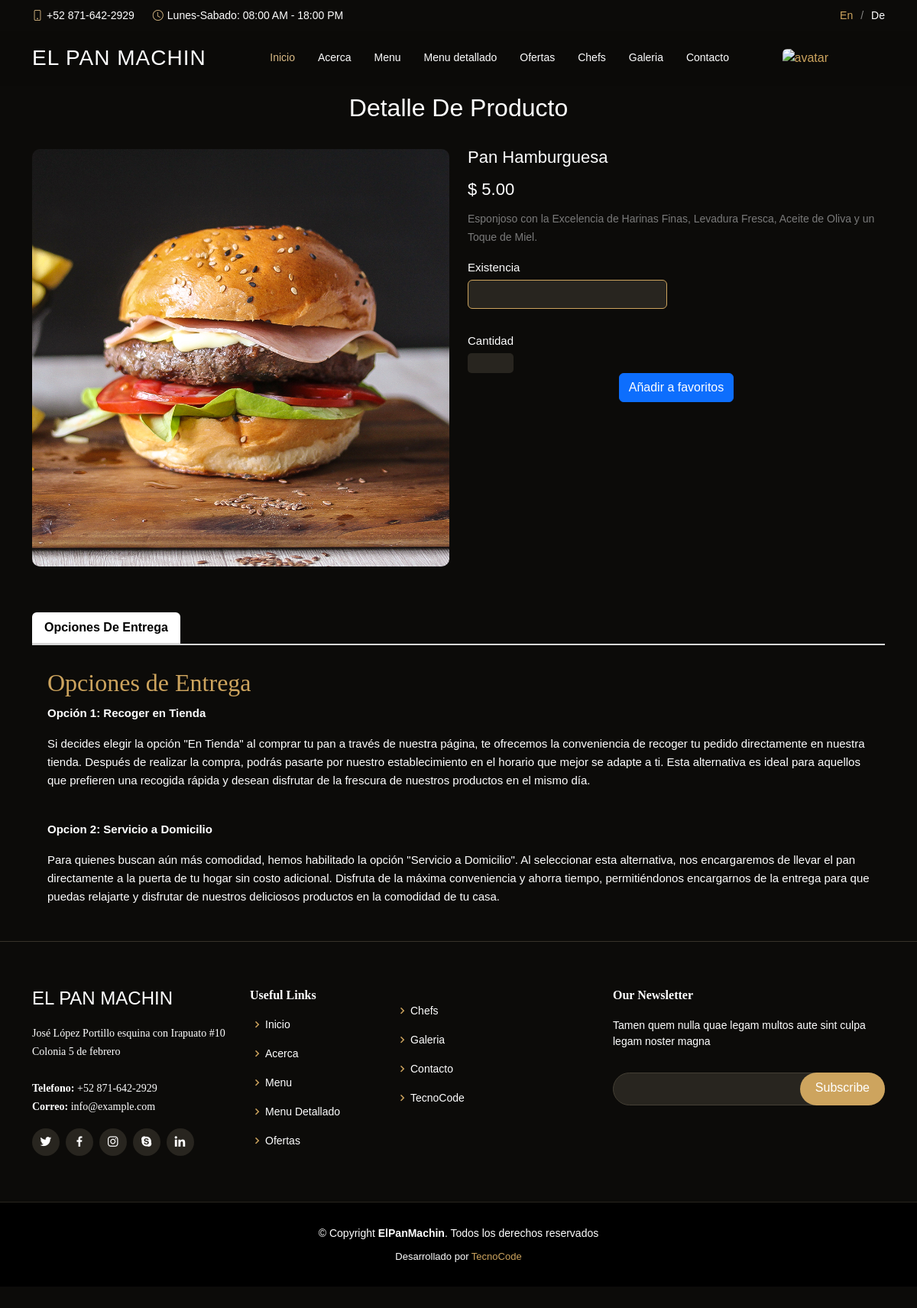
The page /src/views/user/product_details.php?id=1 (signed in) on the database its author committed.
### tables this page shows
CREATE TABLE `img_productos` (
  `id_img_productos` int(11) NOT NULL,
  `id_producto` int(11) DEFAULT NULL,
  `nombre_imagen` varchar(500) DEFAULT NULL
);

CREATE TABLE `productos` (
  `id_producto` int(11) NOT NULL,
  `nom_producto` varchar(100) DEFAULT NULL,
  `precio` double DEFAULT NULL,
  `descripcion` varchar(500) DEFAULT NULL,
  `existencia` int(11) DEFAULT NULL,
  `estado` varchar(50) DEFAULT NULL,
  `fecha` timestamp NOT NULL DEFAULT current_timestamp() ON UPDATE current_timestamp()
);

### src/data/Database.php (called while the page is built, shortened)
<?php
class Database
{
    private $servername = "localhost";
    private $username = "root";
    private $password = "";
    private $dbname = "panaderia";
    private $conn;
    public function __construct()
    {
        try {
            $this->conn = new PDO("mysql:host=$this->servername;dbname=$this->dbname", $this->username, $this->password);
            $this->conn->setAttribute(PDO::ATTR_ERRMODE, PDO::ERRMODE_EXCEPTION);
            $this->conn->exec("set names utf8");
        } catch (PDOException $e) {
            echo "Error en la conexión: " . $e->getMessage();
        }
    }
    public function ejecutarConsulta($sql, $params = [])
    {
        try {
            $stmt = $this->conn->prepare($sql);
            $stmt->execute($params);
            return $stmt;
        } catch (PDOException $e) {
            echo "Error en la consulta: " . $e->getMessage();
            return null;
        }
    }
    public function seleccionarDatos($sql, $params = [])
    {
        $stmt = $this->ejecutarConsulta($sql, $params);
        if ($stmt) {
            return $stmt->fetchAll(PDO::FETCH_ASSOC);
        } else {
            return null;
        }
    }
}
?>

### src/views/user/product_details.php (the view, shortened to what this page needs)
<?php
$db = new Database;
if(isset($_GET['id'])){
  $id_producto = $_GET['id'];
  $sql_product = "select * from productos inner join img_productos on img_productos.id_producto=productos.id_producto where productos.id_producto=$id_producto";
$producto = $db->seleccionarDatos($sql_product);
}
?>
<!DOCTYPE html>
<html lang="en">
<head>
</head>
<body>
    <link href="https://maxcdn.bootstrapcdn.com/bootstrap/4.1.1/css/bootstrap.min.css" rel="stylesheet"
        id="bootstrap-css">
    <link rel="stylesheet" type="text/css"
        href="https://cdnjs.cloudflare.com/ajax/libs/OwlCarousel2/2.3.4/assets/owl.theme.default.min.css">
    <link href="https://cdnjs.cloudflare.com/ajax/libs/bootstrap/5.1.3/css/bootstrap.min.css" rel="stylesheet">
    <link href="https://cdn.jsdelivr.net/npm/bootstrap@5.3.3/dist/css/bootstrap.min.css" rel="stylesheet"
>
    <div class="pd-wrap">
        <link href="/panaderia/assets/vendor/animate.css/animate.min.css" rel="stylesheet">
        <link href="/panaderia/assets/vendor/aos/aos.css" rel="stylesheet">
        <link href="/panaderia/assets/vendor/bootstrap/css/bootstrap.min.css" rel="stylesheet">
        <link href="/panaderia/assets/vendor/bootstrap-icons/bootstrap-icons.css" rel="stylesheet">
        <link href="/panaderia/assets/vendor/boxicons/css/boxicons.min.css" rel="stylesheet">
        <link href="/panaderia/assets/vendor/glightbox/css/glightbox.min.css" rel="stylesheet">
        <link href="/panaderia/assets/vendor/swiper/swiper-bundle.min.css" rel="stylesheet">
        <link href="/panaderia/assets/css/style.css" rel="stylesheet">
        <?php include('../../../templates/navbar.php'); ?>
        <br><br><br>
        <div class="container">
            <div class="heading-section">
                <h2>Detalle De Producto</h2>
            </div>
            <?php
foreach($producto as $producto){
  $nombre = $producto['nom_producto'];
  $precio = $producto['precio'];
  $descripcion = $producto['descripcion'];
  $imagen = $producto['nombre_imagen'];
              ?>
            <div class="row">
                <div class="col-md-6">
                    <div id="slider" class="product-slider">
                        <div class="item">
                            <img style="border-radius:10px; width:100%; margin-bottom:20px;"
                                src="/panaderia/assets/img/images_product/<?php echo $imagen; ?> " />
                        </div>
                    </div>
                </div>
                <div class="col-md-6">
                    <div class="product-dtl">
                        <div class="product-info">
                            <div class="product-name"><?php echo $nombre?></div>
                            <div class="product-price-discount">
                                <span><?php echo "$ ". number_format($precio,2); ?></span>
                            </div>
                        </div>
                        <p><?php echo $descripcion?></p>
                        <div class="row">
                            <div class="col-md-6">
                                <label for="size">Existencia</label>
                                <select id="size" name="size" class="form-control"
                                    style="background:#28251f;color:white; outline:none; border:1px solid #cda45e"
                                    aria-label="Disabled select example" disabled>
                                </select>
                            </div>
                            <br><br><br><br>
                            <div class="product-count">
                                <label for="size">Cantidad</label>
                                <br>
                                <input type="number"
                                    style="background:#28251f; border-radius:5px; color:white; outline:none; border:0px "
                                    name="quantity" id="cantidad" class="qty">
                                <br>
                                <center>
                                    <button class="btn btn-primary add-to-cart">Añadir a favoritos </button>
                                </center>
                            </div>
                        </div>
                    </div>
                </div>
                <?php
  }
?>
                <div class="product-info-tabs" style="margin-top:40px">
                    <ul class="nav nav-tabs" id="myTab" role="tablist">
                        <li class="nav-item">
                            <a class="nav-link active" id="description-tab" data-toggle="tab" href="#description"
                                role="tab" aria-controls="description" aria-selected="true">Opciones De Entrega</a>
                        </li>
                    </ul>
                    <div class="tab-content" id="myTabContent">
                        <div class="tab-pane fade show active" id="description" role="tabpanel"
                            aria-labelledby="description-tab" style="color:white">
                            <h2 style="color:#cda45e">Opciones de Entrega</h2>
                            <p><b>Opción 1: Recoger en Tienda </b></p>
                            <p>Si decides elegir la opción "En Tienda" al comprar tu pan a través de nuestra página, te
                                ofrecemos la conveniencia de recoger tu pedido directamente en nuestra tienda. Después
                                de realizar la compra, podrás pasarte por nuestro establecimiento en el horario que
                                mejor se adapte a ti. Esta alternativa es ideal para aquellos que prefieren una recogida
                                rápida y desean disfrutar de la frescura de nuestros productos en el mismo día.</p>
                            <br>
                            <p><b>Opcion 2: Servicio a Domicilio</b></p>
                            <p>Para quienes buscan aún más comodidad, hemos habilitado la opción "Servicio a Domicilio".
                                Al seleccionar esta alternativa, nos encargaremos de llevar el pan directamente a la
                                puerta de tu hogar sin costo adicional. Disfruta de la máxima conveniencia y ahorra
                                tiempo, permitiéndonos encargarnos de la entrega para que puedas relajarte y disfrutar
                                de nuestros deliciosos productos en la comodidad de tu casa.</p>
                        </div>
                    </div>
                </div>
            </div>
        </div>
        <?php include('../../../templates/footer.php'); ?>
</body>
</html>

### assets/css/style.css (style rules this page uses)
body { font-family: "Open Sans", sans-serif; background: #0c0b09; color: #fff; }
a { color: #cda45e; text-decoration: none; }
h1, h2, h3, h4, h5, h6 { font-family: "Playfair Display", serif; }

### src/views/user/product_details.php (style rules this page uses)
.pd-wrap { padding: 40px 0; font-family: 'Poppins', sans-serif; }
.heading-section { text-align: center; margin-bottom: 20px; }
.heading-section h2 { font-size: 32px; font-weight: 500; padding-top: 10px; padding-bottom: 15px; font-family: 'Poppins', sans-serif; }
.product-name { font-size: 22px; font-weight: 500; line-height: 22px; margin-bottom: 4px; }
.product-price-discount { font-size: 22px; font-weight: 400; padding: 10px 0; clear: both; }
.product-info { width: 100%; }
.product-dtl p { font-size: 14px; line-height: 24px; color: #7a7a7a; }
.product-dtl .form-control { font-size: 15px; }
.product-dtl label { line-height: 16px; font-size: 15px; }
.product-count { margin-top: 15px; }
.product-count .qty { width: 60px; text-align: center; }
.product-info-tabs { margin-top: 25px; }
.product-info-tabs .nav-tabs { border-bottom: 2px solid #d8d8d8; }
.product-info-tabs .nav-tabs .nav-item { margin-bottom: 0; }
.product-info-tabs .nav-tabs .nav-link { border: none; border-bottom: 2px solid transparent; color: #323232; }
.product-info-tabs .nav-tabs .nav-item.show .nav-link, .product-info-tabs .nav-tabs .nav-link.active, .product-info-tabs .nav-tabs .nav-link.active:hover { border: none; border-bottom: 2px solid #d8d8d8; font-weight: bold; }
.product-info-tabs .tab-content .tab-pane { padding: 30px 20px; font-size: 15px; line-height: 24px; color: #7a7a7a; }

### rows shown on the page
img_productos: nombre_imagen (picture), id_producto.nom_producto "Pan Hamburguesa", id_producto.precio "5.00", id_producto.descripcion "Esponjoso con la Excelencia de Harinas Finas, Levadura Fresca, Aceite de Oliva y un Toque de Miel."
